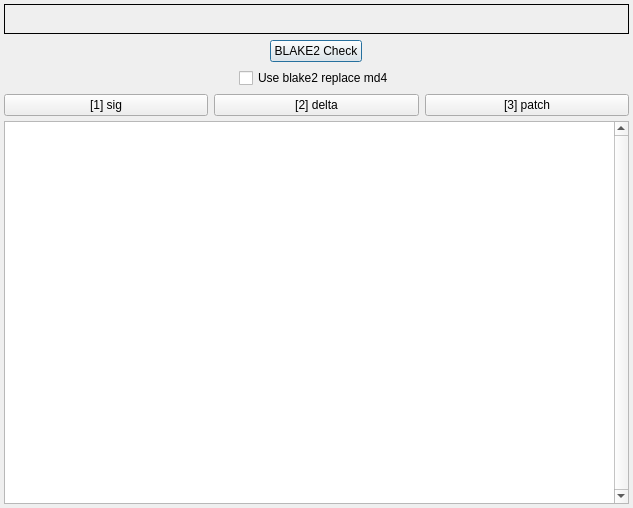
<?xml version="1.0" encoding="UTF-8"?>
<ui version="4.0">
 <class>Dialog</class>
 <widget class="QDialog" name="Dialog">
  <property name="geometry">
   <rect>
    <x>0</x>
    <y>0</y>
    <width>633</width>
    <height>508</height>
   </rect>
  </property>
  <property name="windowTitle">
   <string>RSYNC Demo</string>
  </property>
  <layout class="QVBoxLayout" name="verticalLayout_2">
   <property name="spacing">
    <number>5</number>
   </property>
   <property name="leftMargin">
    <number>4</number>
   </property>
   <property name="topMargin">
    <number>4</number>
   </property>
   <property name="rightMargin">
    <number>4</number>
   </property>
   <property name="bottomMargin">
    <number>4</number>
   </property>
   <item>
    <layout class="QVBoxLayout" name="verticalLayout">
     <item>
      <widget class="QLabel" name="label">
       <property name="frameShape">
        <enum>QFrame::Panel</enum>
       </property>
       <property name="text">
        <string>&lt;html&gt;&lt;head/&gt;&lt;body&gt;&lt;p&gt;&lt;br/&gt;&lt;/p&gt;&lt;/body&gt;&lt;/html&gt;</string>
       </property>
       <property name="alignment">
        <set>Qt::AlignCenter</set>
       </property>
      </widget>
     </item>
     <item alignment="Qt::AlignHCenter">
      <widget class="QPushButton" name="btn_get_blake2">
       <property name="text">
        <string>BLAKE2 Check</string>
       </property>
      </widget>
     </item>
     <item alignment="Qt::AlignHCenter">
      <widget class="QCheckBox" name="check_box_blacke2">
       <property name="text">
        <string>Use blake2 replace md4</string>
       </property>
      </widget>
     </item>
     <item>
      <layout class="QHBoxLayout" name="horizontalLayout">
       <item>
        <widget class="QPushButton" name="btn_sig">
         <property name="text">
          <string>[1] sig</string>
         </property>
        </widget>
       </item>
       <item>
        <widget class="QPushButton" name="btn_delta">
         <property name="text">
          <string>[2] delta</string>
         </property>
        </widget>
       </item>
       <item>
        <widget class="QPushButton" name="btn_patch">
         <property name="text">
          <string>[3] patch</string>
         </property>
        </widget>
       </item>
      </layout>
     </item>
    </layout>
   </item>
   <item>
    <widget class="QTextEdit" name="edit_log">
     <property name="verticalScrollBarPolicy">
      <enum>Qt::ScrollBarAlwaysOn</enum>
     </property>
     <property name="readOnly">
      <bool>true</bool>
     </property>
    </widget>
   </item>
  </layout>
 </widget>
 <layoutdefault spacing="6" margin="11"/>
 <resources/>
 <connections/>
</ui>
